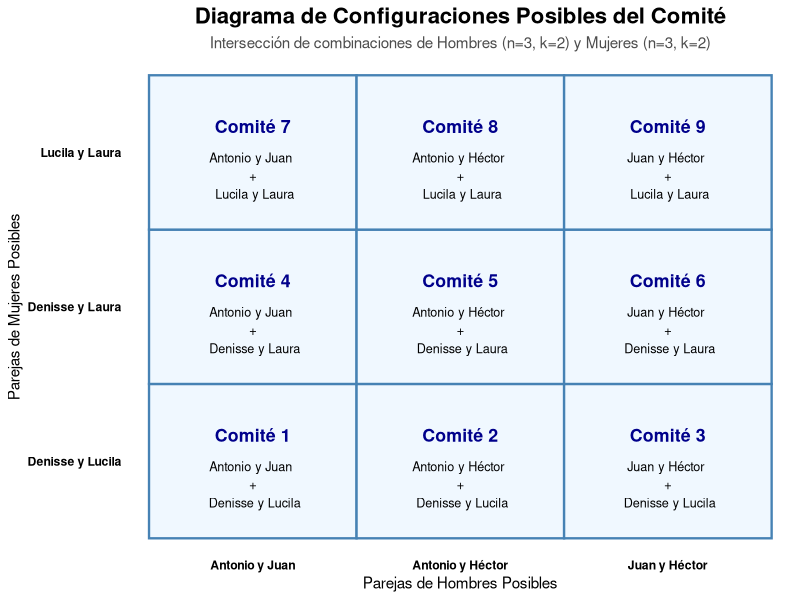
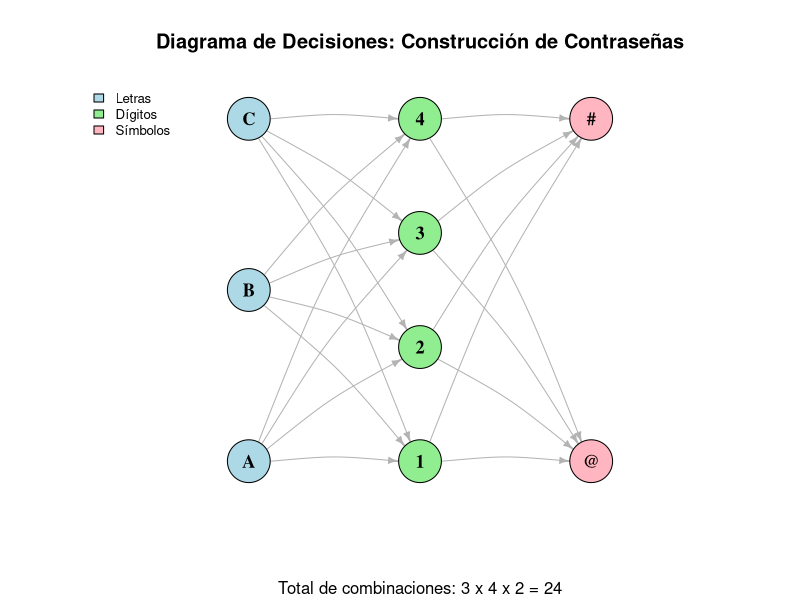
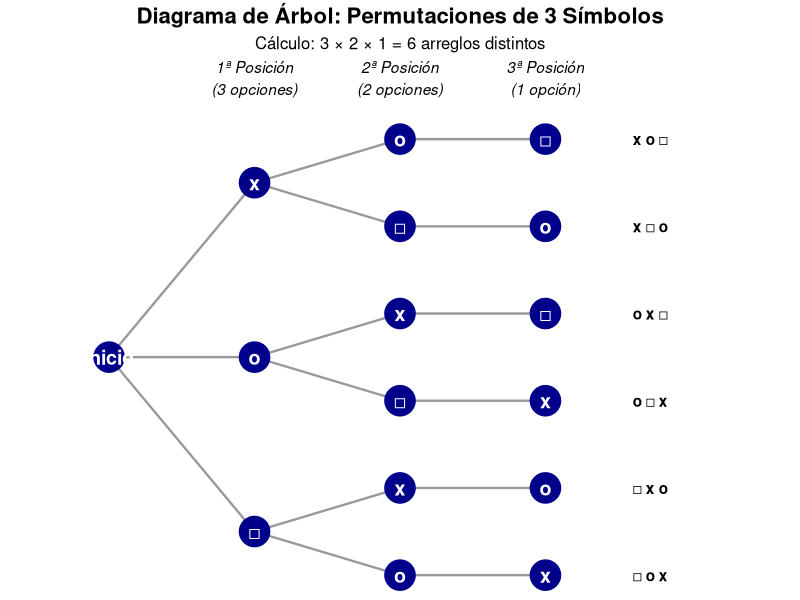
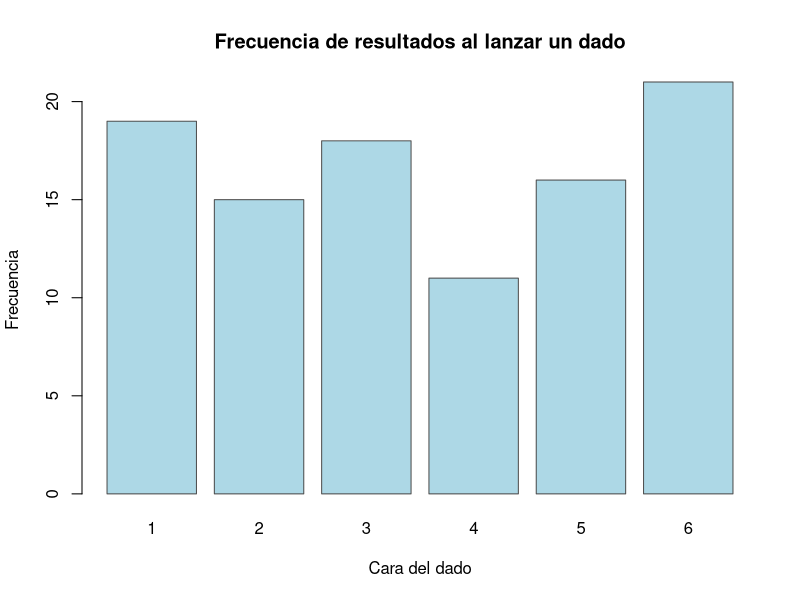
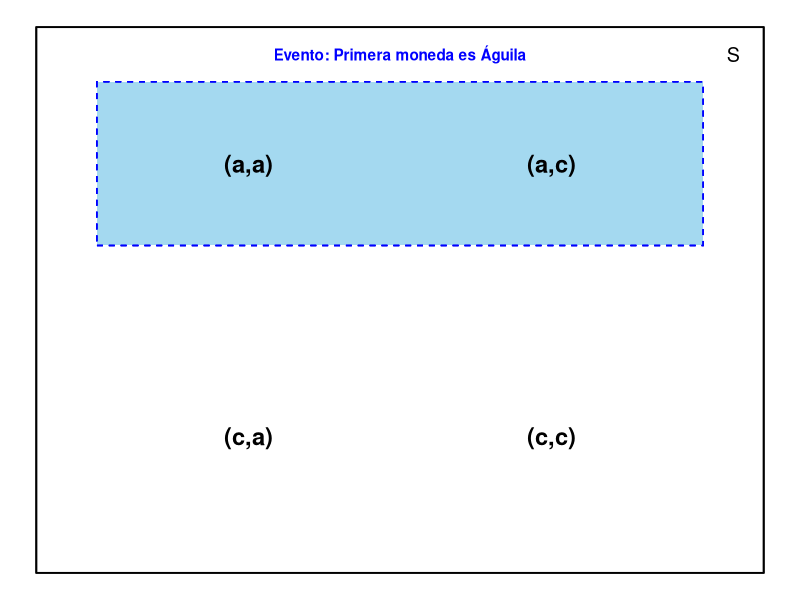
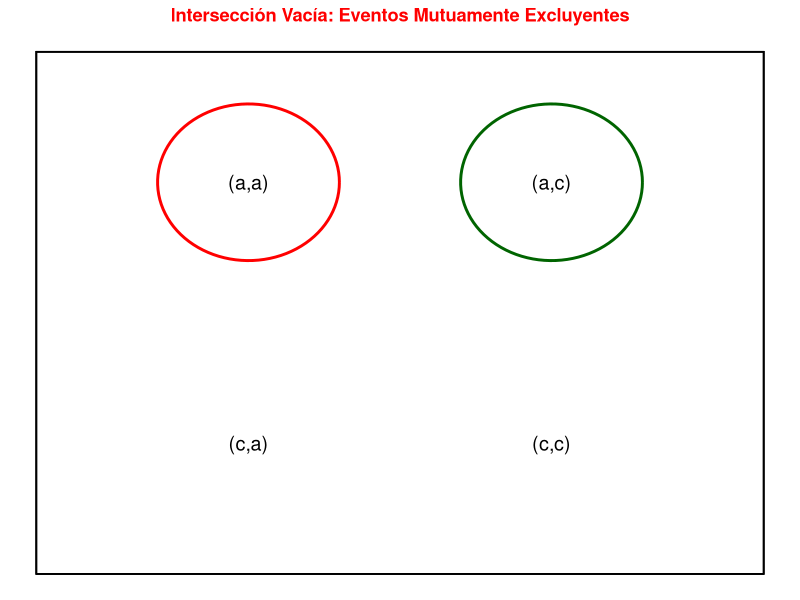
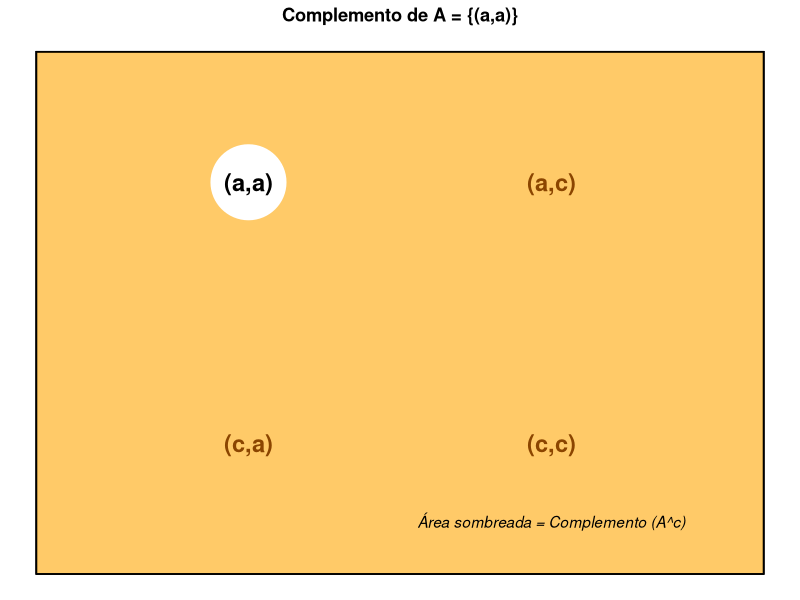
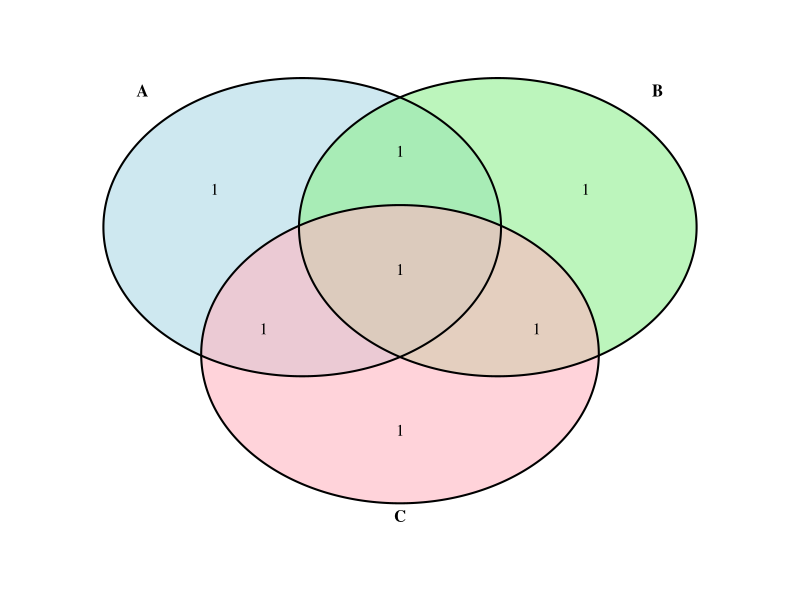

Recreate these plots in R, in order.
## ---- chunk 1
library(ggplot2)

# 1. Generar todas las combinaciones posibles de 2 hombres (de 3)
hombres <- c("Antonio", "Juan", "Héctor")
comb_h <- combn(hombres, 2, simplify = FALSE)
# Crear etiquetas legibles
etiquetas_h <- sapply(comb_h, function(x) paste(x, collapse = " y "))

# 2. Generar todas las combinaciones posibles de 2 mujeres (de 3)
mujeres <- c("Denisse", "Lucila", "Laura")
comb_m <- combn(mujeres, 2, simplify = FALSE)
# Crear etiquetas legibles
etiquetas_m <- sapply(comb_m, function(x) paste(x, collapse = " y "))

# 3. Crear el espacio muestral cruzando ambos grupos (Principio Multiplicativo)
df_comites <- expand.grid(Hombres = etiquetas_h, Mujeres = etiquetas_m)
df_comites$ID <- paste("Comité", 1:nrow(df_comites))

# 4. Graficar la matriz de combinaciones
ggplot(df_comites, aes(x = Hombres, y = Mujeres)) +
  # Crear los cuadros de la matriz
  geom_tile(fill = "aliceblue", color = "steelblue", linewidth = 0.8) +
  # Añadir el número de comité
  geom_text(aes(label = ID), fontface = "bold", vjust = -1.5, size = 4.5, color = "darkblue") +
  # Añadir los nombres de los integrantes en cada celda
  geom_text(aes(label = paste(Hombres, "\n+\n", Mujeres)), size = 3.2, vjust = 1) +
  # Estética y etiquetas
  theme_minimal() +
  labs(
    title = "Diagrama de Configuraciones Posibles del Comité",
    subtitle = "Intersección de combinaciones de Hombres (n=3, k=2) y Mujeres (n=3, k=2)",
    x = "Parejas de Hombres Posibles",
    y = "Parejas de Mujeres Posibles"
  ) +
  theme(
    plot.title = element_text(face = "bold", size = 16, hjust = 0.5),
    plot.subtitle = element_text(size = 11, hjust = 0.5, color = "gray30"),
    axis.text = element_text(face = "bold", color = "black"),
    panel.grid = element_blank()
  )
## ---- chunk 2
# Es fundamental cargar la librería igraph
library(igraph)
library(ggplot2)
## ---- chunk 3
# 1. Definir los conjuntos
letras <- c("A", "B", "C")
digitos <- c("1", "2", "3", "4")
simbolos <- c("@", "#")

# 2. Crear las aristas (edges) de forma jerárquica
# Para que el diagrama no colapse los nodos, creamos combinaciones únicas
edges1 <- expand.grid(from = letras, to = digitos)
edges2 <- expand.grid(from = digitos, to = simbolos)

# Unimos todas las conexiones
edges <- rbind(edges1, edges2)

# 3. Crear el objeto de grafo
g <- graph_from_data_frame(edges, directed = TRUE)

# 4. Configurar Estilo Visual (Atributos de Vértices y Aristas)
V(g)$color <- ifelse(V(g)$name %in% letras, "lightblue",
              ifelse(V(g)$name %in% digitos, "lightgreen", "lightpink"))

V(g)$size <- 25
V(g)$label.color <- "black"
V(g)$label.font <- 2
V(g)$label.cex <- 1.1

# Estilo de las flechas
E(g)$arrow.size <- 0.5
E(g)$color <- "gray70"
E(g)$curved <- 0.1

# 5. Definir el Layout (Disposición por niveles)
# Calculamos las posiciones manualmente para que se vea como un flujo de izquierda a derecha
coords <- matrix(NA, nrow = vcount(g), ncol = 2)
nombres <- V(g)$name

# Nivel 1 (Letras)
coords[nombres %in% letras, 1] <- 1
coords[nombres %in% letras, 2] <- seq(1, 10, length.out = length(letras))

# Nivel 2 (Dígitos)
coords[nombres %in% digitos, 1] <- 2
coords[nombres %in% digitos, 2] <- seq(1, 10, length.out = length(digitos))

# Nivel 3 (Símbolos)
coords[nombres %in% simbolos, 1] <- 3
coords[nombres %in% simbolos, 2] <- seq(1, 10, length.out = length(simbolos))

# 6. Dibujar el Grafo
plot(g, 
     layout = coords, 
     vertex.label.dist = 0,
     main = "Diagrama de Decisiones: Construcción de Contraseñas",
     sub = "Total de combinaciones: 3 x 4 x 2 = 24")

# Leyenda para identificar niveles
legend("topleft", 
       legend = c("Letras", "Dígitos", "Símbolos"), 
       fill = c("lightblue", "lightgreen", "lightpink"), 
       bty = "n", cex = 0.8)
## ---- chunk 4
library(ggplot2)

# Crear estructura de datos para el árbol de permutaciones
# Definimos las coordenadas de los nodos
df_tree <- data.frame(
  x = c(0, 1, 1, 1, 2, 2, 2, 2, 2, 2, 3, 3, 3, 3, 3, 3),
  y = c(0, 2, 0, -2, 2.5, 1.5, 0.5, -0.5, -1.5, -2.5, 2.5, 1.5, 0.5, -0.5, -1.5, -2.5),
  label = c("Inicio", "x", "o", "□", "o", "□", "x", "□", "x", "o", "□", "o", "□", "x", "o", "x")
)

# Definir las conexiones (ramas)
df_lines <- data.frame(
  x =    c(0, 0, 0, 1, 1, 1, 1, 1, 1, 2, 2, 2, 2, 2, 2),
  xend = c(1, 1, 1, 2, 2, 2, 2, 2, 2, 3, 3, 3, 3, 3, 3),
  y =    c(0, 0, 0, 2, 2, 0, 0, -2, -2, 2.5, 1.5, 0.5, -0.5, -1.5, -2.5),
  yend = c(2, 0, -2, 2.5, 1.5, 0.5, -0.5, -1.5, -2.5, 2.5, 1.5, 0.5, -0.5, -1.5, -2.5)
)

# Crear el gráfico
ggplot() +
  # Dibujar las ramas del árbol
  geom_segment(data = df_lines, aes(x = x, y = y, xend = xend, yend = yend), 
               color = "gray60", linewidth = 0.8) +
  # Dibujar los nodos (puntos de decisión)
  geom_point(data = df_tree, aes(x = x, y = y), color = "darkblue", size = 10) +
  # Añadir los símbolos/etiquetas
  geom_text(data = df_tree, aes(x = x, y = y, label = label), 
            color = "white", fontface = "bold", size = 5) +
  # Etiquetas de las posiciones
  annotate("text", x = 1, y = 3.2, label = "1ª Posición\n(3 opciones)", fontface = "italic") +
  annotate("text", x = 2, y = 3.2, label = "2ª Posición\n(2 opciones)", fontface = "italic") +
  annotate("text", x = 3, y = 3.2, label = "3ª Posición\n(1 opción)", fontface = "italic") +
  # Listado de permutaciones finales al final de las ramas
  annotate("text", x = 3.6, y = 2.5, label = "x o □", fontface = "bold", hjust = 0) +
  annotate("text", x = 3.6, y = 1.5, label = "x □ o", fontface = "bold", hjust = 0) +
  annotate("text", x = 3.6, y = 0.5, label = "o x □", fontface = "bold", hjust = 0) +
  annotate("text", x = 3.6, y = -0.5, label = "o □ x", fontface = "bold", hjust = 0) +
  annotate("text", x = 3.6, y = -1.5, label = "□ x o", fontface = "bold", hjust = 0) +
  annotate("text", x = 3.6, y = -2.5, label = "□ o x", fontface = "bold", hjust = 0) +
  # Estética general
  theme_void() +
  labs(title = "Diagrama de Árbol: Permutaciones de 3 Símbolos",
       subtitle = "Cálculo: 3 \u00d7 2 \u00d7 1 = 6 arreglos distintos") +
  theme(plot.title = element_text(face = "bold", size = 16, hjust = 0.5),
        plot.subtitle = element_text(size = 12, hjust = 0.5)) +
  xlim(-0.5, 4.5)
## ---- chunk 5
library(igraph)

# Definición de conjuntos
hombres <- c("Antonio", "Juan", "Héctor")
mujeres <- c("Denisse", "Lucila", "Laura")

# Combinaciones
comb_hombres <- combn(hombres, 2)
comb_mujeres <- combn(mujeres, 2)

# Construcción de la tabla de comités
resultado <- data.frame()

for (i in 1:ncol(comb_hombres)) {
  for (j in 1:ncol(comb_mujeres)) {
    resultado <- rbind(
      resultado,
      data.frame(
        Hombre1 = comb_hombres[1, i],
        Hombre2 = comb_hombres[2, i],
        Mujer1  = comb_mujeres[1, j],
        Mujer2  = comb_mujeres[2, j]
      )
    )
  }
}

resultado

## ---- chunk 6
# Fijar semilla para reproducibilidad
set.seed(123)

# Simular lanzamientos de un dado
n <- 100
lanzamientos <- sample(1:6, size = n, replace = TRUE)

# Tabla de frecuencias
frecuencias <- table(lanzamientos)

frecuencias

barplot(
  frecuencias,
  col = "lightblue",
  border = "gray30",
  main = "Frecuencia de resultados al lanzar un dado",
  xlab = "Cara del dado",
  ylab = "Frecuencia"
)

## ---- chunk 7
library(ggplot2)

# Crear un marco para el diagrama de Venn conceptual
df_venn <- data.frame(
  x = c(-0.5, 0.5, -0.5, 0.5),
  y = c(0.5, 0.5, -0.5, -0.5),
  label = c("(a,a)", "(a,c)", "(c,a)", "(c,c)"),
  evento = c("Unión", "Unión", "Fuera", "Fuera")
)

ggplot(df_venn, aes(x, y)) +
  # Dibujar el espacio muestral S
  geom_rect(aes(xmin=-1.2, xmax=1.2, ymin=-1, ymax=1), fill=NA, color="black") +
  # Resaltar la unión de los eventos
  geom_rect(aes(xmin=-1, xmax=1, ymin=0.2, ymax=0.8), fill="skyblue", alpha=0.3, color="blue", linetype="dashed") +
  geom_text(aes(label=label), size=6, fontface="bold") +
  annotate("text", x=1.1, y=0.9, label="S", size=5) +
  annotate("text", x=0, y=0.9, label="Evento: Primera moneda es Águila", color="blue", fontface="bold") +
  theme_void()
## ---- chunk 8
# Visualización de conjuntos disjuntos
ggplot(df_venn, aes(x, y)) +
  geom_rect(aes(xmin=-1.2, xmax=1.2, ymin=-1, ymax=1), fill=NA, color="black") +
  # Círculos separados para mostrar que no hay intersección
  annotate("path", x= -0.5 + 0.3*cos(seq(0,2*pi,length.out=100)), 
           y= 0.5 + 0.3*sin(seq(0,2*pi,length.out=100)), color="red", linewidth=1) +
  annotate("path", x= 0.5 + 0.3*cos(seq(0,2*pi,length.out=100)), 
           y= 0.5 + 0.3*sin(seq(0,2*pi,length.out=100)), color="darkgreen", linewidth=1) +
  geom_text(aes(label=label), size=5) +
  labs(title = "Intersección Vacía: Eventos Mutuamente Excluyentes") +
  theme_void() +
  theme(plot.title = element_text(hjust=0.5, color="red", face="bold"))
## ---- chunk 9
# Resaltar todo lo que NO es (a,a)
ggplot(df_venn, aes(x, y)) +
  # Fondo para el complemento
  geom_rect(aes(xmin=-1.2, xmax=1.2, ymin=-1, ymax=1), fill="orange", alpha=0.2, color="black") +
  # El evento A se queda "en blanco" o sin sombrear
  annotate("point", x=-0.5, y=0.5, size=25, color="white") +
  geom_text(aes(label=label, color=(label=="(a,a)")), size=6, fontface="bold", show.legend = F) +
  scale_color_manual(values=c("darkorange4", "black")) +
  annotate("text", x=0.5, y=-0.8, label="Área sombreada = Complemento (A^c)", fontface="italic") +
  theme_void() +
  labs(title = "Complemento de A = {(a,a)}") +
  theme(plot.title = element_text(hjust=0.5, face="bold"))
## ---- chunk 10
library(VennDiagram)
library(grid)

# Definición de los eventos
A <- c("(a,a,a)", "(a,a,c)", "(a,c,a)", "(a,c,c)")
B <- c("(a,a,a)", "(a,a,c)", "(c,a,a)", "(c,a,c)")
C <- c("(a,a,a)", "(a,c,a)", "(c,a,a)", "(c,c,a)")

# Crear diagrama de Venn
venn.plot <- venn.diagram(
  x = list(
    A = A,
    B = B,
    C = C
  ),
  filename = NULL,
  fill = c("lightblue", "lightgreen", "lightpink"),
  alpha = 0.6,
  cex = 1,
  cat.cex = 1,
  cat.fontface = "bold",
  margin = 0.1
)

# Mostrar el diagrama
grid.newpage()
grid.draw(venn.plot)

## ---- chunk 11
# Valores combinatorios
total <- choose(55, 10)
favorables <- choose(30, 5) * choose(25, 5)

# Crear data frame
datos <- data.frame(
  Tipo = c("Favorables", "Otras"),
  Cantidad = c(favorables, total - favorables)
)

# Visualización
barplot(
  datos$Cantidad,
  names.arg = datos$Tipo,
  col = c("steelblue", "gray80"),
  main = "Probabilidad de formar un comité con 5 hombres y 5 mujeres",
  ylab = "Número de configuraciones",
  las = 2
)
## ---- chunk 12
set.seed(123)

# Número de lanzamientos
n <- 20

# Simulación de lanzamientos del dado
lanzamientos <- sample(1:6, n, replace = TRUE)

# Evento A: número par
evento_A <- lanzamientos %% 2 == 0

# Frecuencia acumulada
n_A <- cumsum(evento_A)
frecuencia_relativa <- n_A / seq_len(n)

# Gráfica
plot(
  frecuencia_relativa,
  type = "o",
  pch = 19,
  ylim = c(0, 1),
  xlab = "Número de lanzamientos",
  ylab = "Frecuencia relativa de A",
  main = "Estabilización de la frecuencia relativa\nEvento A = número par"
)

abline(h = 0.5, col = "red", lty = 2)
## ---- chunk 13
library(ggplot2)

# 1. Definir los datos del espacio muestral y sus probabilidades
df_moneda <- data.frame(
  Resultado = c("Águila", "Sol"),
  Probabilidad = c(0.5, 0.5)
)

# 2. Crear el gráfico de barras
ggplot(df_moneda, aes(x = Resultado, y = Probabilidad, fill = Resultado)) +
  geom_bar(stat = "identity", color = "black", width = 0.6, alpha = 0.8) +
  # Añadir etiquetas de texto con la probabilidad
  geom_text(aes(label = Probabilidad), vjust = -0.5, fontface = "bold", size = 5) +
  # Configuración de colores
  scale_fill_manual(values = c("Águila" = "gold3", "Sol" = "gray70")) +
  # Estética y títulos
  theme_minimal() +
  labs(
    title = "Distribución de Probabilidad: Lanzamiento de Moneda",
    subtitle = "Cumplimiento de Axiomas: P(S) = 0.5 + 0.5 = 1",
    x = "Resultado (Variable Aleatoria X)",
    y = "Probabilidad P(X = x)"
  ) +
  # Ajustar límites del eje Y para ver bien las etiquetas
  scale_y_continuous(limits = c(0, 0.6), breaks = seq(0, 1, 0.1)) +
  theme(
    plot.title = element_text(face = "bold", hjust = 0.5),
    plot.subtitle = element_text(hjust = 0.5),
    legend.position = "none"
  )
## ---- chunk 14
# Crear tabla de probabilidades
probabilidades <- data.frame(
  Tipo = c("Falla seria", "Falla mayor"),
  Probabilidad = c(0.11, 0.06)
)

# Visualización con gráfico de barras
barplot(
  probabilidades$Probabilidad,
  names.arg = probabilidades$Tipo,
  ylim = c(0, 0.15),
  col = c("steelblue", "tomato"),
  main = "Probabilidad de reclamos por tipo de falla",
  ylab = "Probabilidad"
)

# Agregar etiquetas numéricas
text(
  x = c(0.7, 1.9),
  y = probabilidades$Probabilidad,
  labels = probabilidades$Probabilidad,
  pos = 3
)
## ---- chunk 15
# Definición de probabilidades
p_mujer <- 0.70
p_hombre <- 0.30
p_fuma_dado_mujer <- 0.10
p_fuma_dado_hombre <- 0.20

# Teorema de Probabilidad Total
p_total_fumador <- (p_fuma_dado_hombre * p_hombre) + (p_fuma_dado_mujer * p_mujer)
print(paste("El porcentaje total de fumadores es:", p_total_fumador * 100, "%"))
## ---- chunk 16
# Ejemplo didáctico de la estructura del Teorema de Bayes
# Árbol de decisión simple para la prueba de Tuberculosis
cat("Probabilidad Total de Positivo P(B):", (0.96 * 0.001) + (0.05 * 0.999))
## ---- chunk 17
#| label: fig-venn
#| fig-cap: "Diagrama de Venn generado por código: eventos A y B en el espacio muestral S"
library(ggplot2)

circulo <- function(cx, cy, r, n = 200) {
  t <- seq(0, 2 * pi, length.out = n)
  data.frame(x = cx + r * cos(t), y = cy + r * sin(t))
}

cA <- circulo(-0.6, 0, 1.4)
cB <- circulo(0.6, 0, 1.4)

ggplot() +
  geom_polygon(data = cA, aes(x, y), fill = "#006341", alpha = 0.35, color = "#004D31", linewidth = 0.8) +
  geom_polygon(data = cB, aes(x, y), fill = "#C8962E", alpha = 0.35, color = "#8a6a1f", linewidth = 0.8) +
  annotate("text", x = -1.1, y = 0, label = "A", size = 6, fontface = "bold") +
  annotate("text", x = 1.1, y = 0, label = "B", size = 6, fontface = "bold") +
  annotate("text", x = 0, y = 0, label = expression(A ~ "∩" ~ B), size = 4.5) +
  annotate("rect", xmin = -2.3, xmax = 2.3, ymin = -1.9, ymax = 1.9, alpha = 0, color = "black") +
  annotate("text", x = -2.0, y = 1.65, label = "S", size = 6, fontface = "bold") +
  coord_equal() +
  theme_void()
## ---- chunk 18
#| label: fig-cumpleanos
#| fig-cap: "Probabilidad de coincidencia de cumpleaños según el tamaño del grupo"
r <- 1:60
prob_sin_coincidencia <- sapply(r, function(n) prod((365 - 0:(n - 1)) / 365))
prob_coincidencia <- 1 - prob_sin_coincidencia

df_cumple <- data.frame(r = r, probabilidad = prob_coincidencia)

ggplot(df_cumple, aes(x = r, y = probabilidad)) +
  geom_line(color = "#006341", linewidth = 1) +
  geom_point(data = df_cumple[df_cumple$r == 25, ], color = "#C8962E", size = 3) +
  geom_hline(yintercept = 0.5, linetype = "dashed", color = "grey50") +
  labs(
    title = "Paradoja del cumpleaños",
    subtitle = "Probabilidad de que al menos dos personas compartan cumpleaños",
    x = "Número de personas en el grupo (r)",
    y = "P(al menos una coincidencia)"
  ) +
  theme_minimal()

cat("Con r = 25 personas, P(al menos una coincidencia) =",
    round(prob_coincidencia[25], 3), "\n")
## ---- chunk 19
set.seed(123)
n <- 1e6
tiene_virus <- runif(n) < 0.005
positivo <- ifelse(tiene_virus, runif(n) < 0.99, runif(n) < 0.03)

p_v_dado_s <- sum(tiene_virus & positivo) / sum(positivo)
cat("P(V | S) estimado por simulación:", round(p_v_dado_s, 3), "\n")
cat("P(V | S) teórico:", round(0.99 * 0.005 / (0.99 * 0.005 + 0.03 * 0.995), 3), "\n")
## ---- chunk 20
#| label: fig-montyhall
#| fig-cap: "Simulación de Monte Carlo: probabilidad de ganar al cambiar vs. mantener la elección"
set.seed(2024)
muestrear <- function(x, ...) if (length(x) == 1) x else sample(x, ...)

simular_monty_hall <- function(n, cambiar) {
  ganadas <- 0
  for (i in 1:n) {
    puertas <- 1:3
    premio <- sample(puertas, 1)
    eleccion <- sample(puertas, 1)
    abre <- muestrear(puertas[puertas != premio & puertas != eleccion], 1)
    if (cambiar) {
      eleccion_final <- muestrear(puertas[puertas != eleccion & puertas != abre], 1)
    } else {
      eleccion_final <- eleccion
    }
    if (eleccion_final == premio) ganadas <- ganadas + 1
  }
  ganadas / n
}

n_sim <- 10000
resultados <- data.frame(
  estrategia = c("Mantener", "Cambiar"),
  probabilidad = c(simular_monty_hall(n_sim, FALSE), simular_monty_hall(n_sim, TRUE))
)

ggplot(resultados, aes(x = estrategia, y = probabilidad, fill = estrategia)) +
  geom_col(width = 0.5) +
  geom_text(aes(label = round(probabilidad, 3)), vjust = -0.5, fontface = "bold") +
  scale_fill_manual(values = c("Mantener" = "#C8962E", "Cambiar" = "#006341")) +
  coord_cartesian(ylim = c(0, 0.8)) +
  labs(title = "Monty Hall: ¿cambiar o mantener la elección?",
       x = NULL, y = "Probabilidad de ganar (estimada por simulación)") +
  theme_minimal() +
  theme(legend.position = "none")
## ---- chunk 21
n <- 44; k <- 6
total <- choose(n, k)
cat("Resultados posibles en Melate:", format(total, big.mark=","), "\n")
cat("P(premio mayor) =", round(1/total, 10), "\n")
## ---- chunk 22
prob_coincidencia <- function(r) {
  p_no_coinc <- prod(seq(365, 365 - r + 1) / 365)
  1 - p_no_coinc
}

r_vals <- 1:60
probs  <- sapply(r_vals, prob_coincidencia)
r25    <- prob_coincidencia(25)

cat("P(coincidencia | r=25) =", round(r25, 4), "\n")
cat("P(coincidencia | r=23) =", round(prob_coincidencia(23), 4),
    " — supera 0.50\n")

df_b <- data.frame(r = r_vals, p = probs)
library(ggplot2)
ggplot(df_b, aes(x = r, y = p)) +
  geom_line(color = "#006341", linewidth = 1.1) +
  geom_hline(yintercept = 0.5, linetype = "dashed", color = "#C8962E") +
  geom_point(data = data.frame(r=25, p=r25), color = "red", size = 3) +
  theme_minimal() +
  labs(title = "Problema del cumpleaños",
       subtitle = paste0("Con r=25 personas, P(coincidencia) ≈ ",
                         round(r25, 3)),
       x = "Número de personas (r)", y = "P(al menos una coincidencia)")
## ---- chunk 23
p_exito  <- 1/6
n_dados  <- 3

# P(X=0): pierdes
p_pierdes <- dbinom(0, n_dados, p_exito)
# P(X>=1): ganas
p_ganas   <- 1 - p_pierdes

ganancia_esp <- p_ganas * 1 + p_pierdes * (-1)

cat("P(no aparece, pierdes) =", round(p_pierdes, 4), "\n")
cat("P(aparece >= 1, ganas) =", round(p_ganas, 4), "\n")
cat("Ganancia esperada      =", round(ganancia_esp, 4),
    "pesos por ronda\n")
cat("Conviene jugar:", ifelse(ganancia_esp > 0, "SÍ", "NO"), "\n")
## ---- chunk 24
P_M  <- 0.76          # P(Mujer)
P_H  <- 0.24          # P(Hombre) = 1 - P(M)
P_F_M <- 0.25         # P(Fuma | Mujer)
P_F_H <- 1/3          # P(Fuma | Hombre)

# Probabilidad total de fumadores
P_F <- P_F_M * P_M + P_F_H * P_H
# Bayes: P(H | F)
P_H_F <- (P_F_H * P_H) / P_F

cat("P(Fuma)            =", round(P_F, 4), "\n")
cat("P(Hombre | Fuma)   =", round(P_H_F, 4), "\n")
cat("P(Mujer  | Fuma)   =", round(1 - P_H_F, 4), "\n")
